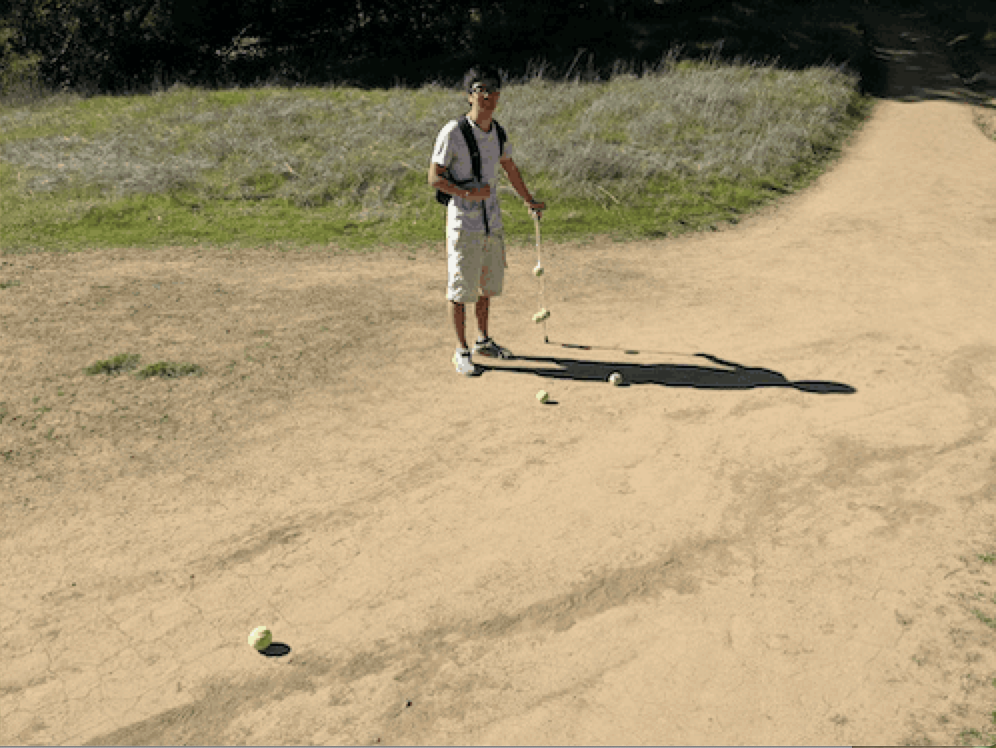
#> input picture HSV/quantt.png, 996 x 748 px
$ python test.py
#> lines starting #> are read from the running program, lines starting #| are printed output that depends on the picture; after the words box and inside, x2 and y2 are one past the last pixel; in counts of white or black regions, pixels touching at a corner belong together
import cv2
import numpy as np
from matplotlib import pyplot as plt


while True:
	img = cv2.imread('quantt.png')
#> img is the input picture: shape (748, 996, 3); mean B, G, R 114.9, 148.6, 165.4
	hsv2 = cv2.GaussianBlur(img, (15,15), 0)

	hsv3 = cv2.GaussianBlur(img, (9,9), 0)

	lower_green = np.array([30, 42, 75])
	upper_green = np.array([89, 255, 255])


	mask2 = cv2.inRange(hsv3, lower_green, upper_green)
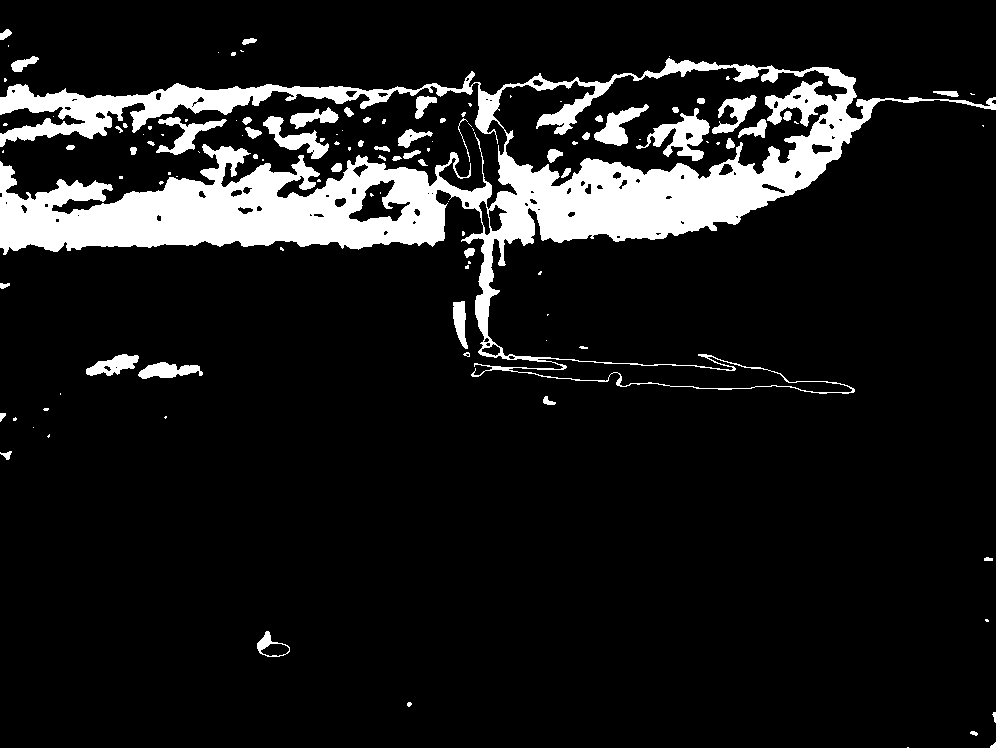
#> mask2: shape (748, 996); 10.7% white; 119 white regions (64 under 20 px), largest, box (x1, y1, x2, y2) and area: (0, 58, 996, 394) 68826, (636, 108, 710, 161) 1516, (263, 116, 329, 159) 980
	mask3 = cv2.inRange(hsv2, lower_green, upper_green)
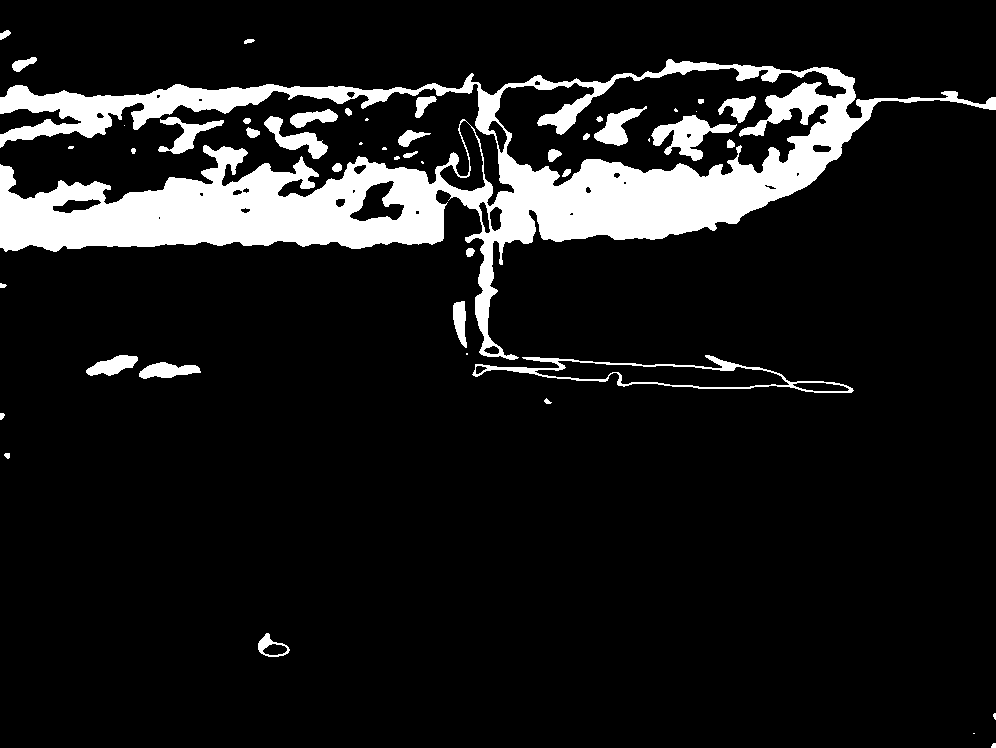
#> mask3: shape (748, 996); 10.8% white; 48 white regions (13 under 20 px), largest, box (x1, y1, x2, y2) and area: (0, 59, 996, 360) 69627, (472, 355, 854, 393) 2052, (651, 115, 737, 161) 1635
	mask1 = cv2.inRange(img, lower_green, upper_green)
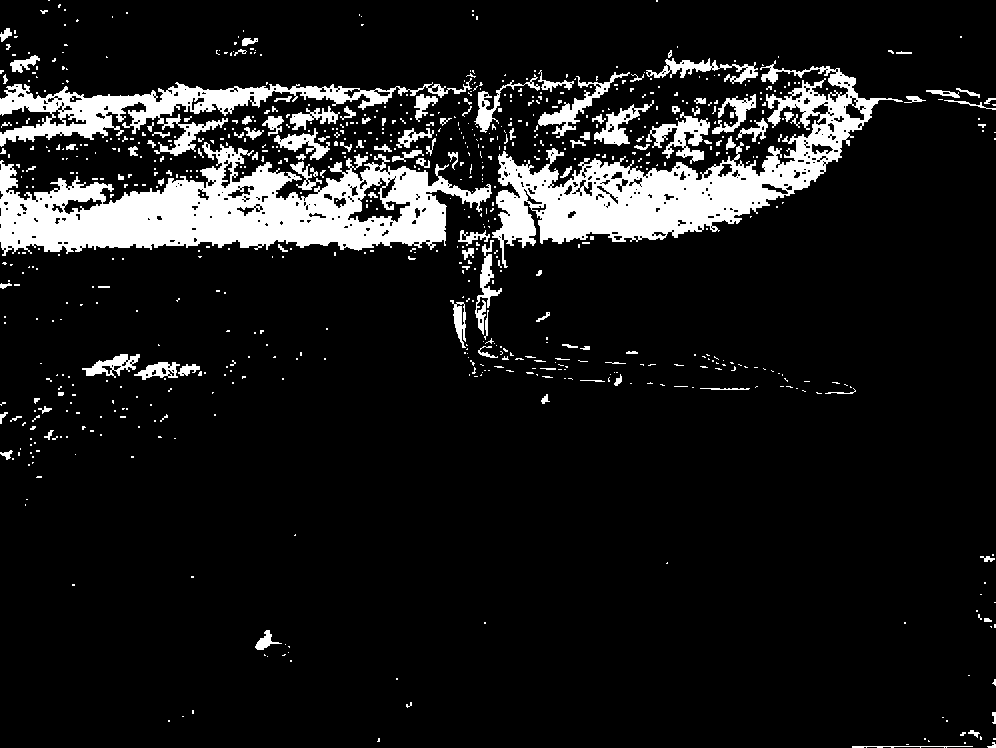
#> mask1: shape (748, 996); 10.6% white; 764 white regions (642 under 20 px), largest, box (x1, y1, x2, y2) and area: (0, 142, 492, 256) 27691, (492, 60, 903, 268) 22610, (0, 78, 472, 156) 9344

	cv2.imshow('frame', img)
	cv2.imshow('gauss', hsv3)
	cv2.imshow('mask', mask1)
	cv2.imshow('mask guass', mask2)
	cv2.imshow('mask guass 2', mask3)


	k = cv2.waitKey(5) & 0xFF
#> (key Esc is pressed here)
	if k == 27:
		break
cv2.destroyAllWindows()
#> (the run stopped early here; a loop or call above may not have finished)

$ run again, with HSV/test7.png copied over HSV/quantt.png
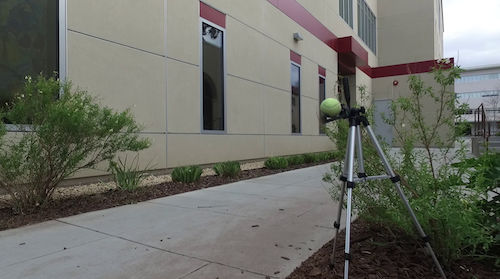
#> input picture HSV/test7.png, 500 x 279 px
#> img is the input picture: shape (279, 500, 3); mean B, G, R 102.1, 109.9, 108.4
#> `mask2 = cv2.inRange(hsv3, lower_green, upper_green)`:
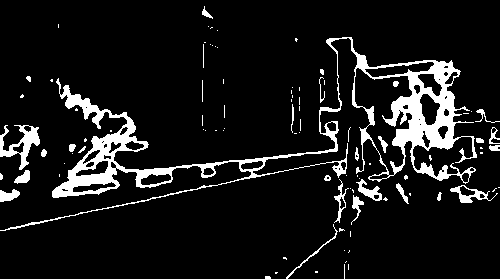
#> mask2: shape (279, 500); 9.5% white; 95 white regions (66 under 20 px), largest, box (x1, y1, x2, y2) and area: (0, 37, 477, 231) 10163, (0, 125, 40, 170) 681, (450, 185, 498, 203) 274
#> mask3: shape (279, 500); 10.7% white; 45 white regions (27 under 20 px), largest, box (x1, y1, x2, y2) and area: (0, 37, 500, 231) 12703, (0, 125, 40, 169) 739, (286, 219, 345, 279) 239
#> `mask1 = cv2.inRange(img, lower_green, upper_green)`:
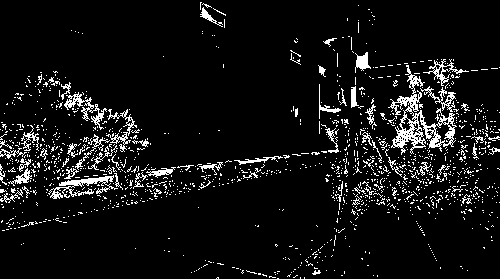
#> mask1: shape (279, 500); 7.4% white in thin lines or dots

$ run again, with HSV/MVIMG_20180524_174208.jpg saved as HSV/quantt.png
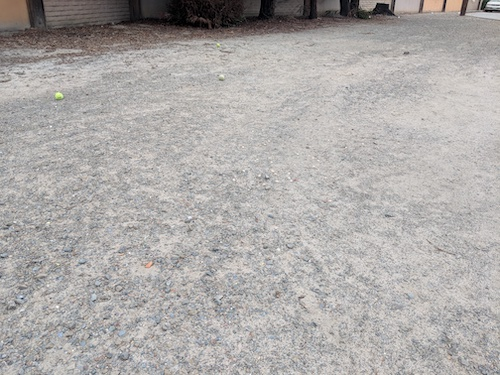
#> input picture HSV/MVIMG_20180524_174208.jpg, 500 x 375 px
#> img is the input picture: shape (375, 500, 3); mean B, G, R 168.3, 170, 173.2
#> `mask2 = cv2.inRange(hsv3, lower_green, upper_green)`:
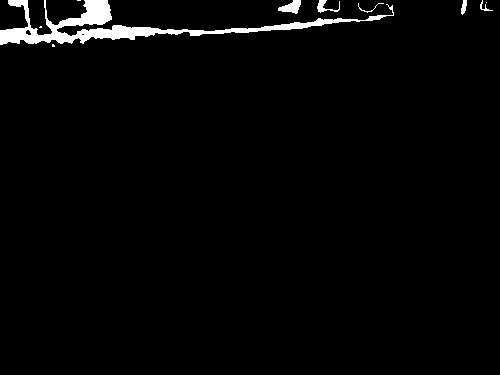
#> mask2: shape (375, 500); 2.3% white; 10 white regions (4 under 20 px), largest, box (x1, y1, x2, y2) and area: (0, 0, 394, 45) 3845, (278, 0, 301, 14) 188, (317, 0, 340, 13) 115, (461, 0, 467, 15) 61, (480, 0, 493, 11) 39, (358, 3, 384, 13) 36
#> mask3: shape (375, 500); 2.3% white; 5 white regions, box (x1, y1, x2, y2) and area: (0, 0, 393, 45) 3993, (280, 0, 300, 13) 159, (318, 0, 340, 12) 126, (480, 0, 486, 9) 49, (462, 0, 467, 12) 39
#> `mask1 = cv2.inRange(img, lower_green, upper_green)`:
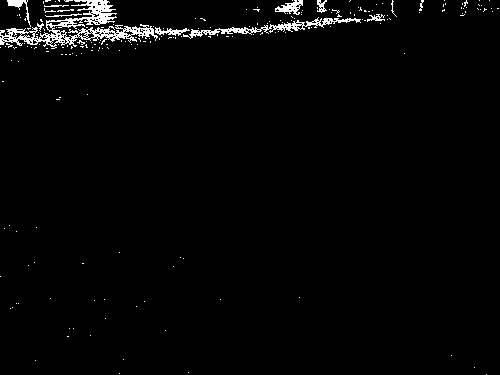
#> mask1: shape (375, 500); 2.2% white in thin lines or dots
